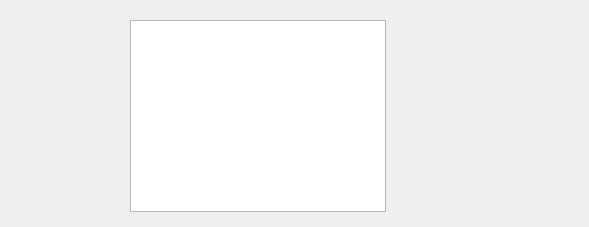
<?xml version="1.0" encoding="UTF-8"?>
<ui version="4.0">
 <class>autoTestOpDialog</class>
 <widget class="QDialog" name="autoTestOpDialog">
  <property name="geometry">
   <rect>
    <x>0</x>
    <y>0</y>
    <width>589</width>
    <height>227</height>
   </rect>
  </property>
  <property name="windowTitle">
   <string>Dialog</string>
  </property>
  <widget class="QListWidget" name="listWidget">
   <property name="geometry">
    <rect>
     <x>130</x>
     <y>20</y>
     <width>256</width>
     <height>192</height>
    </rect>
   </property>
  </widget>
 </widget>
 <resources/>
 <connections/>
</ui>
